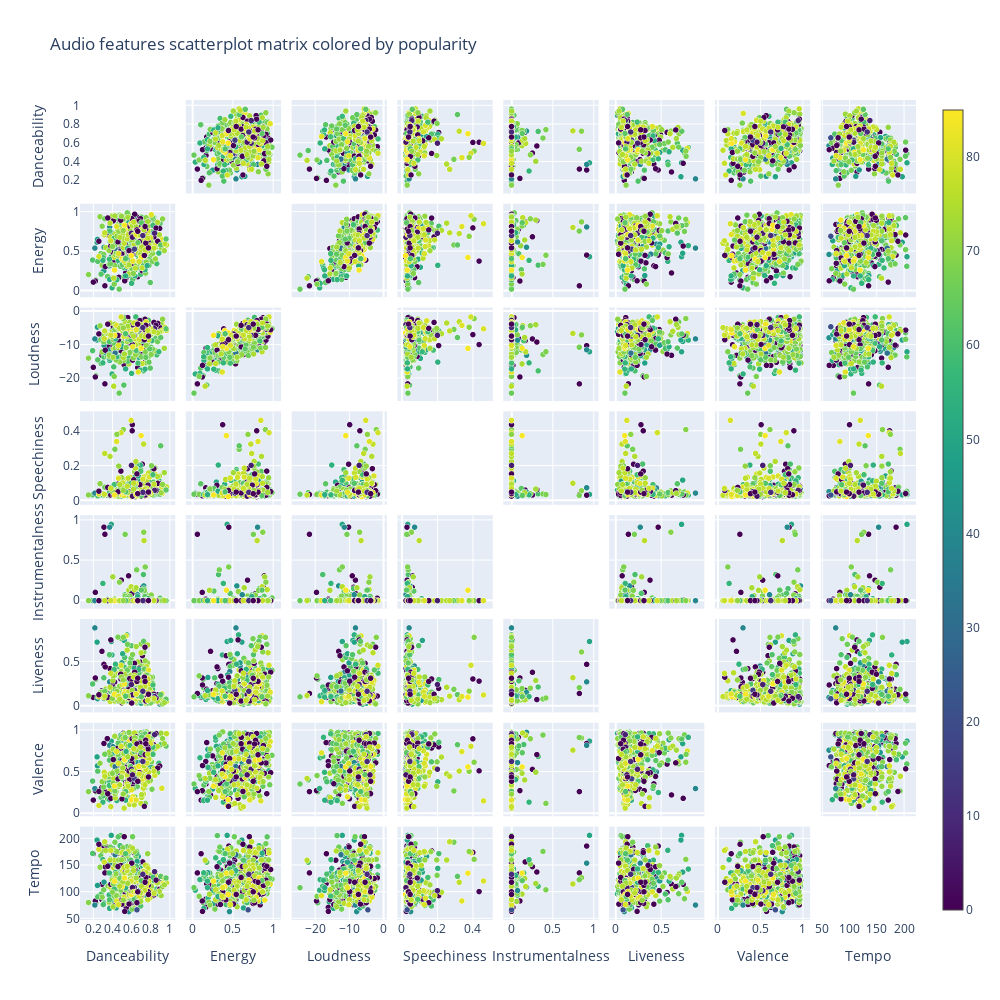

Write notebook code for a chart like this one.
### Code cell
fig = go.Figure(data=go.Splom(
                  dimensions=[dict(label='Danceability', values=df['danceability']),
                              dict(label='Energy', values=df['energy']),
                              dict(label='Loudness', values=df['loudness']),
                              dict(label='Speechiness', values=df['speechiness']),
                              dict(label='Instrumentalness', values=df['instrumentalness']),
                              dict(label='Liveness', values=df['liveness']),
                              dict(label='Valence', values=df['valence']),
                              dict(label='Tempo', values=df['tempo'])],
                  marker=dict(color=df['popularity'],
                              colorscale='Viridis',
                              line_color='white',
                              line_width=0.5,
                              colorbar=dict(thickness=20)),
                  diagonal=dict(visible=False)))

fig.update_layout(title="Audio features scatterplot matrix colored by popularity",
                  dragmode='select',
                  width=1000,
                  height=1000)

fig.show()

### Figure 1 — Plotly figure (JSON) as saved in the notebook; plotly's stock layout.template omitted (floating-point values rounded to 4 significant figures; data arrays with more than 128 entries replaced by an {"elided": "..."} marker saying what was removed)
{"data": [{"diagonal": {"visible": false}, "dimensions": [{"label": "Danceability", "values": {"elided": "700 float values"}}, {"label": "Energy", "values": {"elided": "700 float values"}}, {"label": "Loudness", "values": {"elided": "700 float values"}}, {"label": "Speechiness", "values": {"elided": "700 float values"}}, {"label": "Instrumentalness", "values": {"elided": "700 float values"}}, {"label": "Liveness", "values": {"elided": "700 float values"}}, {"label": "Valence", "values": {"elided": "700 float values"}}, {"label": "Tempo", "values": {"elided": "700 float values"}}], "marker": {"color": {"elided": "700 int values"}, "colorbar": {"thickness": 20}, "colorscale": [[0, "#440154"], [0.1111, "#482878"], [0.2222, "#3e4989"], [0.3333, "#31688e"], [0.4444, "#26828e"], [0.5556, "#1f9e89"], [0.6667, "#35b779"], [0.7778, "#6ece58"], [0.8889, "#b5de2b"], [1, "#fde725"]], "line": {"color": "white", "width": 0.5}}, "type": "splom"}], "layout": {"dragmode": "select", "height": 1000, "title": {"text": "Audio features scatterplot matrix colored by popularity"}, "width": 1000}}
